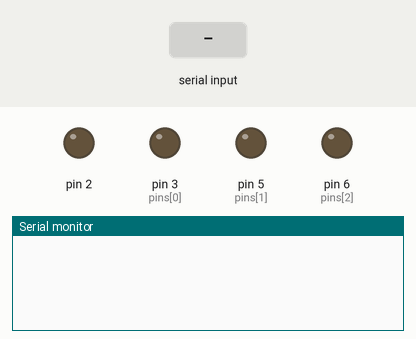
A sketch run on a simulated Arduino Uno, built with avr-gcc and run on an emulated ATmega328P. On the bench: output pins drawn as LEDs (lit = HIGH), the last lines printed to the serial monitor. The test bench sets the inputs (shaded band).

Above: at 1.2 s.
1.3 s: "90,45\n" received over Serial
At 1.8 s:
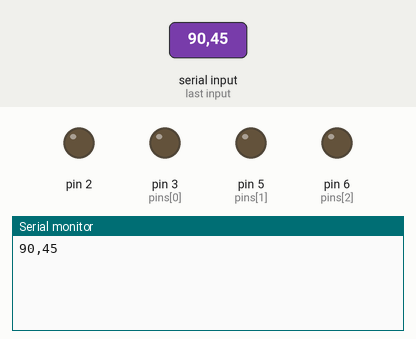
2.8 s: "0\n" received over Serial
At 3.9 s:
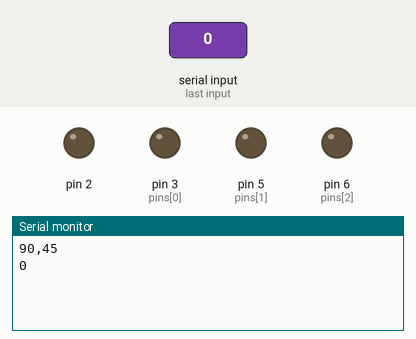
4.3 s: "f90\n" received over Serial
At 5.2 s:
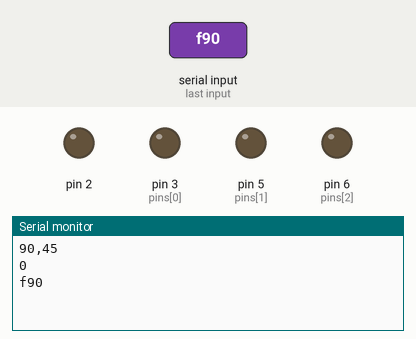

The sketch:

triledarduino.ino
```cpp
char let[3] = {'r', 'g', 'v'};
int pins[3] = {3, 5, 6};
int value[3] = {0, 0, 0};
int nled = 3;
int x;
int f = 0;
int R = 0;
int control = 1;
int G = 0;
int V = 0;
unsigned long tempo_last;
void setup() {
  int i;
  Serial.begin(9600);
  for (i = 0; i < nled; i++) {
    pinMode(i, OUTPUT);
  }
}
void loop() {
  int i;
  if (Serial.available() > 0) {
    String led = Serial.readStringUntil('\n');
    x = led.substring(1).toInt();
    x = constrain(x, 0, 255);
    if (led.charAt(0) == 'f') {
      if (x != 0) {
        f = ((1 / x) / 2) * 1000;
      }
      else {
        for (i = 0; i < nled; i++) {
          analogWrite(pins[i], value[i]);
        }
        control == 0;
      }
    }
    else
    {
      for (i = 0; (i < nled) && (led.charAt(0) != let[i]); i++);
      if (i < nled) {
        analogWrite(pins[i], x);
        Serial.print(let[i]);
        Serial.println(x);
        value[i] = x;
      }
    }
    Serial.println(led);
  }
  if (millis() >= tempo_last + f && control == 1) {
    for (i = 0; i < nled; i++) {
      analogWrite(pins[i], value[i]);
    }
  }
}
```

Measured:
- after the input at 1.3 s, the serial monitor: prints a new line at once (image 1)
- after the input at 2.8 s, the serial monitor: prints a new line at once (image 2)
- after the input at 4.3 s, the serial monitor: prints a new line at once (image 3)
